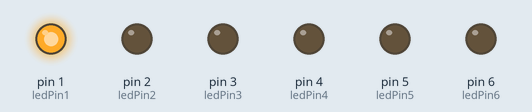
Bench run of a sketch on a simulated Arduino Uno, built with avr-gcc and run on an emulated ATmega328P. Parts: output pins drawn as LEDs (lit = HIGH).

Above: at 0.2 s.
At 2.2 s:
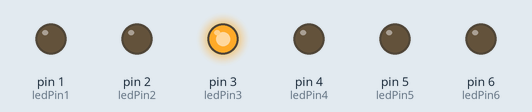
At 3.2 s:
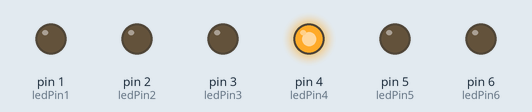
At 3.7 s:
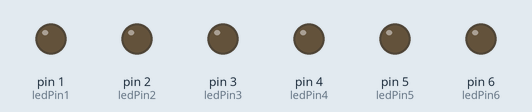
At 5.2 s:
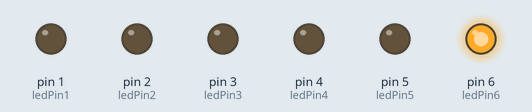
At 7.2 s:
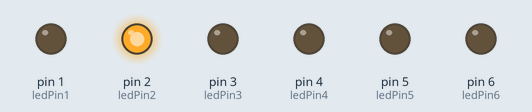
Timing chart, 0 to 7.8 s (numbered marks = the images above):
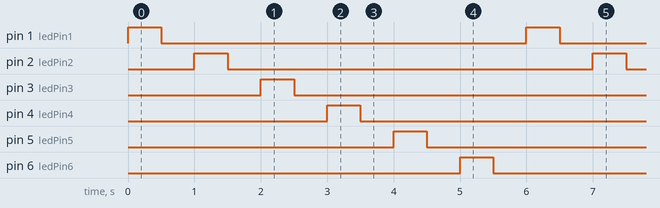

Measured:
- by itself, pin 1 (ledPin1), pin 2 (ledPin2), pin 3 (ledPin3), pin 4 (ledPin4), pin 5 (ledPin5), pin 6 (ledPin6): alternates HIGH for 0.50 s and LOW for 5.5 s
- by itself, everything shown: repeats every 6.0 s, in 12 steps

The sketch:

ledpins_1_6.ino
```cpp
//LED Example


const int ledPin1 =  1;
const int ledPin2 =  2;
const int ledPin3 =  3;
const int ledPin4 =  4;
const int ledPin5 =  5;
const int ledPin6 =  6;

void setup() {
  pinMode(ledPin1, OUTPUT);
  pinMode(ledPin2, OUTPUT);
  pinMode(ledPin3, OUTPUT);
  pinMode(ledPin4, OUTPUT);
  pinMode(ledPin5, OUTPUT);
  pinMode(ledPin6, OUTPUT);
}

void loop() {
    digitalWrite(ledPin1, HIGH);
        delay(500);
    digitalWrite(ledPin1, LOW);
        delay(500);
    digitalWrite(ledPin2, HIGH);
        delay(500);
    digitalWrite(ledPin2, LOW);
        delay(500);
    digitalWrite(ledPin3, HIGH);
        delay(500);
    digitalWrite(ledPin3, LOW);
        delay(500);
    digitalWrite(ledPin4, HIGH);
        delay(500);
    digitalWrite(ledPin4, LOW);
        delay(500);
    digitalWrite(ledPin5, HIGH);
        delay(500);
    digitalWrite(ledPin5, LOW);
        delay(500);
    digitalWrite(ledPin6, HIGH);
        delay(500);
    digitalWrite(ledPin6, LOW);
        delay(500);
}
```
